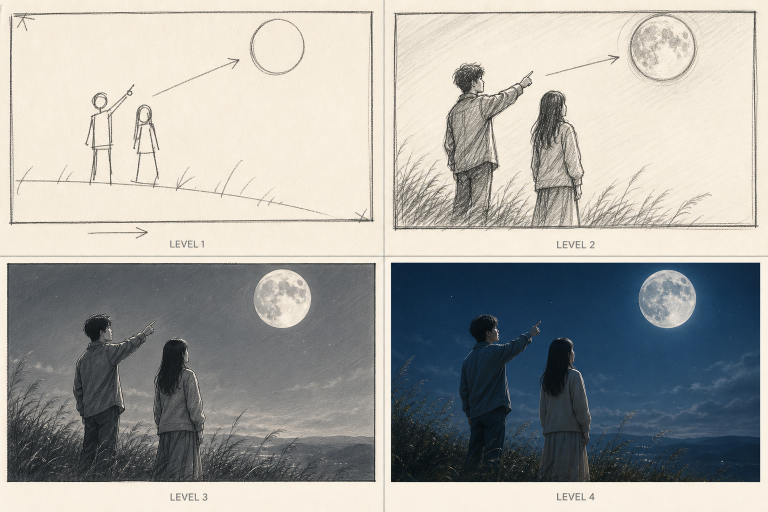
#> input picture skills/timed-storyboard/assets/storyboard-levels-1-4.png, 1536 x 1024 px (shown at 1/2 size)
$ python make_contact_sheet.py ../../timed-storyboard/assets/storyboard-levels-1-4.png --output out.png
#> lines starting #> are read from the running program, lines starting #| are printed output that depends on the picture
### skills/cinema-studio-pipeline/scripts/_cinema_common.py
"""Shared, dependency-light helpers for Cinema Studio v2 command-line tools."""

from __future__ import annotations

import hashlib
import json
import math
import os
import re
import stat
import uuid
from pathlib import Path
from typing import Any, Iterable


REVIEW_STATUSES = {
    "DRAFT",
    "INTERNAL_REVIEW",
    "USER_REVIEW_REQUIRED",
    "USER_APPROVED",
    "REJECTED",
    "SUPERSEDED",
    "EXCLUDED_FROM_INPUTS",
    "LEGACY_UNVERIFIED",
}
MAX_JSON_BYTES = 32 * 1024 * 1024
MAX_JSON_DEPTH = 128
MAX_JSON_NODES = 250_000
_NAME_SURROGATE_BIT = 0x20000000
_SYMLINK_TAG = getattr(stat, "IO_REPARSE_TAG_SYMLINK", 0xA000000C)
_MOUNT_POINT_TAG = getattr(stat, "IO_REPARSE_TAG_MOUNT_POINT", 0xA0000003)


def is_name_redirecting_reparse(path: str | Path) -> bool:
    """Detect symlink/junction/name-surrogate reparses, not cloud placeholders."""

    try:
        metadata = os.lstat(path)
    except OSError:
        return False
    if stat.S_ISLNK(metadata.st_mode):
        return True
    tag = int(getattr(metadata, "st_reparse_tag", 0) or 0)
    return tag in {_SYMLINK_TAG, _MOUNT_POINT_TAG} or bool(tag & _NAME_SURROGATE_BIT)


def contains_name_redirecting_component(path: str | Path) -> bool:
    """Walk an unresolved lexical path and reject any name-redirection component."""

    absolute = Path(path).expanduser()
    if not absolute.is_absolute():
        absolute = Path.cwd() / absolute
    current = Path(absolute.anchor)
    for part in absolute.parts[1:]:
        current /= part
        if is_name_redirecting_reparse(current):
            return True
    return False


# [96 lines left out: functions read_json, json_bytes, write_json, commit_temporary_file, canonical_relpath, sha256_file, not called in this run]


def issue(code: str, message: str, *, path: str | None = None, **details: Any) -> dict:
    result = {"code": code, "message": message}
    if path is not None:
        result["path"] = path
    if details:
        result["details"] = details
    return result


# [269 lines left out: functions offline_remote_package_error, record_id, iter_json_files, read_project, authority_path, project_path and 8 more, not called in this run]

### skills/cinema-studio-pipeline/scripts/make_contact_sheet.py
#!/usr/bin/env python3
"""Build a deterministic contact sheet from review-frame images."""

from __future__ import annotations

import argparse
import json
import math
import os
import stat
import sys
import uuid
from pathlib import Path
from typing import Iterable

from _cinema_common import commit_temporary_file, contains_name_redirecting_component, issue

try:
    from PIL import Image, ImageDraw, ImageFont, ImageOps
except ImportError:  # Gracefully reported by make_contact_sheet.
    Image = ImageDraw = ImageFont = ImageOps = None


IMAGE_SUFFIXES = {".png", ".jpg", ".jpeg", ".webp", ".tif", ".tiff", ".bmp"}
MAX_CANVAS_PIXELS = 64_000_000


def _layout_error(
    columns: object,
    thumb_size: object,
    padding: object,
    label_height: object,
) -> dict | None:
    def integer(value: object) -> bool:
        return isinstance(value, int) and not isinstance(value, bool)

    if not integer(columns) or not 1 <= columns <= 20:
        return issue("INVALID_LAYOUT", "columns must be an integer between 1 and 20")
    if (
        not isinstance(thumb_size, (tuple, list))
        or len(thumb_size) != 2
        or not all(integer(value) for value in thumb_size)
    ):
        return issue("INVALID_LAYOUT", "thumb_size must contain two integer dimensions")
    thumb_width, thumb_height = thumb_size
    if thumb_width < 16 or thumb_height < 16:
        return issue("INVALID_LAYOUT", "Thumbnail dimensions must be at least 16px")
    if not integer(padding) or padding < 0:
        return issue("INVALID_LAYOUT", "padding must be a non-negative integer")
    if not integer(label_height) or label_height < 0:
        return issue("INVALID_LAYOUT", "label_height must be a non-negative integer")
    return None


def _discover(inputs: Iterable[str | Path]) -> tuple[list[Path], list[Path], dict | None]:
    discovered: dict[Path, None] = {}
    monitored_paths: list[Path] = []
    for raw in inputs:
        lexical = Path(raw).expanduser()
        monitored_paths.append(lexical)
        if contains_name_redirecting_component(lexical):
            return (
                [],
                monitored_paths,
                issue(
                    "UNSAFE_INPUT_PATH",
                    f"Input path must not contain a symlink or name-redirection: {lexical}",
                ),
            )
        path = lexical.resolve()
        if path.is_dir():
            for candidate in path.iterdir():
                if candidate.suffix.casefold() not in IMAGE_SUFFIXES:
                    continue
                monitored_paths.append(candidate)
                if contains_name_redirecting_component(candidate):
                    return (
                        [],
                        monitored_paths,
                        issue(
                            "UNSAFE_INPUT_PATH",
                            f"Discovered image path must not contain a symlink or name-redirection: {candidate}",
                        ),
                    )
                if candidate.is_file():
                    discovered[candidate.resolve()] = None
        elif path.is_file() and path.suffix.casefold() in IMAGE_SUFFIXES:
            discovered[path] = None
    return (
        sorted(
            discovered,
            key=lambda value: (value.name.casefold(), value.as_posix().casefold()),
        ),
        monitored_paths,
        None,
    )


def _draw_label(draw, position: tuple[int, int], text: str, fill: tuple[int, int, int], font) -> None:
    try:
        draw.text(position, text, fill=fill, font=font)
    except UnicodeEncodeError:
        draw.text(position, text.encode("ascii", "replace").decode("ascii"), fill=fill, font=font)


def _output_error(
    raw_output: Path,
    output: Path,
    images: Iterable[Path],
    *,
    force: bool,
) -> dict | None:
    if contains_name_redirecting_component(raw_output) or contains_name_redirecting_component(output):
        return issue(
            "UNSAFE_OUTPUT_PATH",
            f"Output path must not contain a symlink or name-redirection: {raw_output}",
        )
    if not os.path.lexists(output):
        return None
    try:
        if not output.is_file():
            return issue(
                "UNSAFE_OUTPUT_PATH",
                f"Output target must be a regular file: {output}",
            )
        if any(os.path.samefile(output, image) for image in images):
            return issue(
                "OUTPUT_ALIASES_INPUT",
                "Output must not alias an input image, even with --force",
            )
    except OSError as exc:
        return issue(
            "UNSAFE_OUTPUT_PATH",
            f"Output target could not be inspected safely: {exc}",
        )
    if not force:
        return issue("OUTPUT_EXISTS", f"Refusing to overwrite existing file: {output}")
    return None


def _temporary_output_error(temporary: Path, images: Iterable[Path]) -> dict | None:
    if contains_name_redirecting_component(temporary):
        return issue(
            "UNSAFE_OUTPUT_PATH",
            f"Temporary output contains a symlink or name-redirection: {temporary}",
        )
    try:
        metadata = os.lstat(temporary)
        if not stat.S_ISREG(metadata.st_mode) or getattr(metadata, "st_nlink", 1) != 1:
            return issue(
                "UNSAFE_OUTPUT_PATH",
                f"Temporary output must be a single-link regular file: {temporary}",
            )
        if any(os.path.samefile(temporary, image) for image in images):
            return issue(
                "OUTPUT_ALIASES_INPUT",
                "Temporary output must not alias an input image",
            )
    except OSError as exc:
        return issue(
            "UNSAFE_OUTPUT_PATH",
            f"Temporary output could not be inspected safely: {exc}",
        )
    return None


def make_contact_sheet(
    inputs: Iterable[str | Path],
    output_path: str | Path,
    *,
    columns: int = 4,
    thumb_size: tuple[int, int] = (320, 180),
    padding: int = 12,
    label_height: int = 24,
    labels: bool = True,
    force: bool = False,
) -> dict:
    """Create a contact sheet atomically and refuse implicit overwrites."""
#> called with columns = 4, thumb_size = (320, 180), padding = 12, label_height = 24, labels = True, force = False

    raw_inputs = [Path(raw).expanduser() for raw in inputs]
    for raw_input in raw_inputs:
        if contains_name_redirecting_component(raw_input):
            return {
                "ok": False,
                "errors": [
                    issue(
                        "UNSAFE_INPUT_PATH",
                        f"Input path must not contain a symlink or name-redirection: {raw_input}",
                    )
                ],
                "inputs": [],
            }
    raw_output = Path(output_path).expanduser()
    if contains_name_redirecting_component(raw_output):
        return {
            "ok": False,
            "errors": [
                issue(
                    "UNSAFE_OUTPUT_PATH",
                    f"Output path must not contain a symlink or name-redirection: {raw_output}",
                )
            ],
            "inputs": [],
        }
    output = raw_output.resolve()
    if Image is None:
        return {"ok": False, "errors": [issue("PILLOW_NOT_FOUND", "Install Pillow to create contact sheets")], "inputs": []}
    layout_error = _layout_error(columns, thumb_size, padding, label_height)
    if layout_error is not None:
        return {"ok": False, "errors": [layout_error], "inputs": []}
    thumb_width, thumb_height = thumb_size
    try:
        images, monitored_inputs, discovery_error = _discover(raw_inputs)
    except (OSError, UnicodeError) as exc:
        return {
            "ok": False,
            "errors": [
                issue(
                    "INPUT_DISCOVERY_FAILED",
                    f"Input images could not be discovered safely: {exc}",
                )
            ],
            "inputs": [],
        }
    if discovery_error is not None:
        return {"ok": False, "errors": [discovery_error], "inputs": []}
    if not images:
        return {"ok": False, "errors": [issue("NO_IMAGES", "No supported image files were found")], "inputs": []}
    output_error = _output_error(raw_output, output, images, force=force)
    if output_error is not None:
        return {
            "ok": False,
            "errors": [output_error],
            "inputs": [str(path) for path in images],
        }
    rows = math.ceil(len(images) / columns)
    effective_label_height = label_height if labels else 0
    canvas_width = columns * thumb_width + (columns + 1) * padding
    canvas_height = rows * (thumb_height + effective_label_height) + (rows + 1) * padding
    canvas_pixels = canvas_width * canvas_height
    if (
        canvas_width < 1
        or canvas_height < 1
        or canvas_pixels > MAX_CANVAS_PIXELS
    ):
        return {
            "ok": False,
            "errors": [
                issue(
                    "INVALID_LAYOUT",
                    f"Contact-sheet canvas exceeds the {MAX_CANVAS_PIXELS}-pixel safety limit",
                )
            ],
            "inputs": [str(path) for path in images],
        }
    try:
        sheet = Image.new("RGB", (canvas_width, canvas_height), (18, 18, 20))
        draw = ImageDraw.Draw(sheet)
        font = ImageFont.load_default()
    except (MemoryError, OSError, ValueError) as exc:
        return {
            "ok": False,
            "errors": [issue("INVALID_LAYOUT", f"Contact-sheet canvas could not be allocated: {exc}")],
            "inputs": [str(path) for path in images],
        }
    try:
        for index, path in enumerate(images):
            row, column = divmod(index, columns)
            x = padding + column * (thumb_width + padding)
            y = padding + row * (thumb_height + effective_label_height + padding)
            with Image.open(path) as source:
#> source is the input picture: PIL image 1536x1024 RGB; mean R, G, B 166.3, 166, 161.5
                max_pixels = getattr(Image, "MAX_IMAGE_PIXELS", None)
                if max_pixels is not None and source.width * source.height > max_pixels:
                    raise ValueError(
                        f"Image dimensions exceed the safe pixel limit: {source.width}x{source.height}"
                    )
                source = ImageOps.exif_transpose(source).convert("RGB")
                preview = ImageOps.contain(source, (thumb_width, thumb_height), Image.Resampling.LANCZOS)
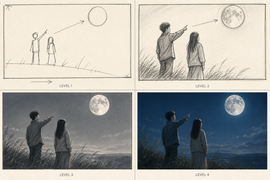
#> preview: PIL image 270x180 RGB; mean R, G, B 166.1, 166, 161.5
            preview_x = x + (thumb_width - preview.width) // 2
#> preview_x = 37
            preview_y = y + (thumb_height - preview.height) // 2
#> preview_y = 12
            sheet.paste(preview, (preview_x, preview_y))
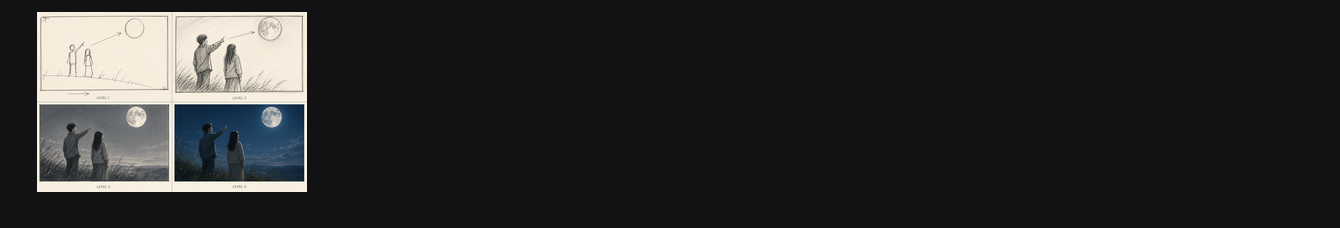
#> sheet: PIL image 1340x228 RGB; mean R, G, B 41.6, 41.5, 42.5
            if labels:
                _draw_label(draw, (x, y + thumb_height + 3), path.name, (225, 225, 228), font)
    except (
        OSError,
        ValueError,
        Image.DecompressionBombError,
        Image.DecompressionBombWarning,
    ) as exc:
        sheet.close()
        return {"ok": False, "errors": [issue("IMAGE_READ_FAILED", str(exc))], "inputs": [str(path) for path in images]}
    try:
        output.parent.mkdir(parents=True, exist_ok=True)
    except OSError as exc:
        sheet.close()
        return {
            "ok": False,
            "errors": [issue("OUTPUT_WRITE_FAILED", str(exc))],
            "inputs": [str(path) for path in images],
        }
    suffix = output.suffix if output.suffix else ".png"
    temporary = output.with_name(f".{output.stem}.{uuid.uuid4().hex}.tmp{suffix}")
    try:
        sheet.save(temporary)
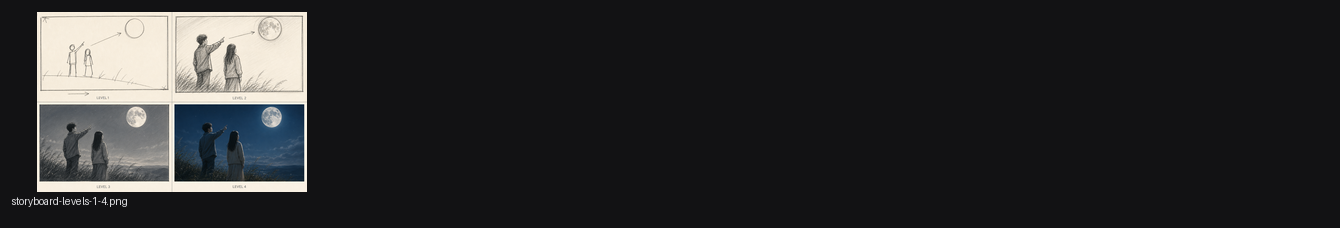
#> saved as .out.dc40f62e0b894686852c44e4d32907cc.tmp.png: PIL image 1340x228 RGB; mean R, G, B 41.7, 41.7, 42.7
        temporary_error = _temporary_output_error(temporary, images)
        if temporary_error is not None:
            return {
                "ok": False,
                "errors": [temporary_error],
                "inputs": [str(path) for path in images],
            }
        if contains_name_redirecting_component(temporary) or not temporary.is_file():
            return {
                "ok": False,
                "errors": [
                    issue(
                        "UNSAFE_OUTPUT_PATH",
                        f"Temporary output is not a safe regular file: {temporary}",
                    )
                ],
                "inputs": [str(path) for path in images],
            }
        try:
            if any(os.path.samefile(temporary, image) for image in images):
                return {
                    "ok": False,
                    "errors": [
                        issue(
                            "OUTPUT_ALIASES_INPUT",
                            "Temporary output must not alias an input image",
                        )
                    ],
                    "inputs": [str(path) for path in images],
                }
            with temporary.open("r+b") as generated:
                generated.flush()
                os.fsync(generated.fileno())
        except OSError as exc:
            return {
                "ok": False,
                "errors": [
                    issue(
                        "OUTPUT_WRITE_FAILED",
                        f"Temporary output could not be synchronized safely: {exc}",
                    )
                ],
                "inputs": [str(path) for path in images],
            }
        for monitored_input in monitored_inputs:
            if contains_name_redirecting_component(monitored_input):
                return {
                    "ok": False,
                    "errors": [
                        issue(
                            "UNSAFE_INPUT_PATH",
                            f"Input path became unsafe before publish: {monitored_input}",
                        )
                    ],
                    "inputs": [str(path) for path in images],
                }
        output_error = _output_error(raw_output, output, images, force=force)
        if output_error is not None:
            return {
                "ok": False,
                "errors": [output_error],
                "inputs": [str(path) for path in images],
            }
        temporary_error = _temporary_output_error(temporary, images)
        if temporary_error is not None:
            return {
                "ok": False,
                "errors": [temporary_error],
                "inputs": [str(path) for path in images],
            }
        if contains_name_redirecting_component(temporary) or not temporary.is_file():
            return {
                "ok": False,
                "errors": [
                    issue(
                        "UNSAFE_OUTPUT_PATH",
                        f"Temporary output is not a safe regular file: {temporary}",
                    )
                ],
                "inputs": [str(path) for path in images],
            }
        try:
            if any(os.path.samefile(temporary, image) for image in images):
                return {
                    "ok": False,
                    "errors": [
                        issue(
                            "OUTPUT_ALIASES_INPUT",
                            "Temporary output must not alias an input image",
                        )
                    ],
                    "inputs": [str(path) for path in images],
                }
        except OSError as exc:
            return {
                "ok": False,
                "errors": [
                    issue(
                        "UNSAFE_OUTPUT_PATH",
                        f"Temporary output could not be inspected safely: {exc}",
                    )
                ],
                "inputs": [str(path) for path in images],
            }
        commit_temporary_file(temporary, output, force=force)
    except (OSError, ValueError, MemoryError) as exc:
        return {"ok": False, "errors": [issue("OUTPUT_WRITE_FAILED", str(exc))], "inputs": [str(path) for path in images]}
    finally:
        temporary.unlink(missing_ok=True)
        sheet.close()
    return {
        "ok": True,
        "output": str(output),
        "inputs": [str(path) for path in images],
        "grid": {"columns": columns, "rows": rows, "width": canvas_width, "height": canvas_height},
        "errors": [],
    }


def build_parser() -> argparse.ArgumentParser:
    parser = argparse.ArgumentParser(description=__doc__)
    parser.add_argument("inputs", nargs="+", type=Path)
    parser.add_argument("--output", required=True, type=Path)
    parser.add_argument("--columns", type=int, default=4)
    parser.add_argument("--thumb-width", type=int, default=320)
    parser.add_argument("--thumb-height", type=int, default=180)
    parser.add_argument("--no-labels", action="store_true")
    parser.add_argument("--force", action="store_true")
    return parser


def main(argv: list[str] | None = None) -> int:
    args = build_parser().parse_args(argv)
    result = make_contact_sheet(
        args.inputs,
        args.output,
        columns=args.columns,
        thumb_size=(args.thumb_width, args.thumb_height),
        labels=not args.no_labels,
        force=args.force,
    )
    print(json.dumps(result, ensure_ascii=False, indent=2))
    return 0 if result["ok"] else 2


if __name__ == "__main__":
#> (the run stopped early here; a loop or call above may not have finished)
